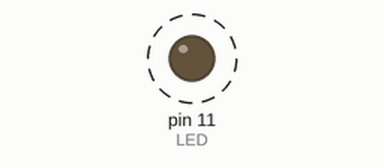
A program run on a simulated Raspberry Pi (header pin numbers). On the bench: output pins drawn as LEDs (lit = HIGH). Dashed ring = blinking. What the program prints to the terminal is not drawn.

Above: at 0.2 s.
Timing chart, 0 to 3.0 s (numbered marks = the images above):
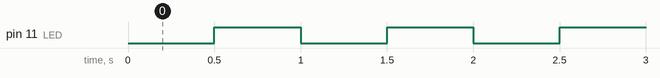

The program:

SimpleLEDDoublePos.py
```python
#This program blinks an LED while asserting a postive voltage from both sides.
#The schematic for this program is found on pg 24 of  the Sunfounder book.
import RPi.GPIO as GPIO
import time

LED = 11

GPIO.setmode(GPIO.BOARD)
GPIO.setup(LED,GPIO.OUT)
GPIO.output(LED,GPIO.HIGH)

try:
	while True:
		print '...LED on'
		GPIO.output(LED,GPIO.LOW)
		time.sleep(.5)
		print 'LED off...'
		GPIO.output(LED,GPIO.HIGH)
		time.sleep(.5)

except KeyboardInterrupt:
	GPIO.output(LED,GPIO.HIGH)
	GPIO.cleanup()
```

Measured:
- by itself, pin 11 (LED): alternates HIGH for 0.50 s and LOW for 0.50 s
